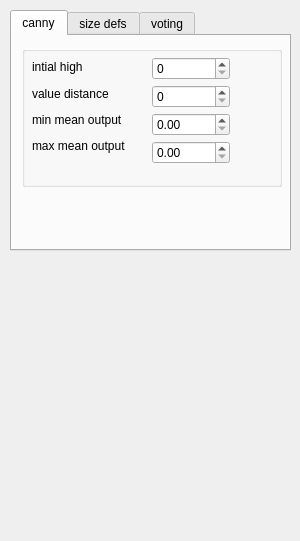
<?xml version="1.0" encoding="UTF-8"?>
<ui version="4.0">
 <class>RecognizerParamsWidget</class>
 <widget class="QWidget" name="RecognizerParamsWidget">
  <property name="geometry">
   <rect>
    <x>0</x>
    <y>0</y>
    <width>300</width>
    <height>541</height>
   </rect>
  </property>
  <property name="windowTitle">
   <string>Form</string>
  </property>
  <widget class="QTabWidget" name="tabWidget">
   <property name="enabled">
    <bool>true</bool>
   </property>
   <property name="geometry">
    <rect>
     <x>10</x>
     <y>10</y>
     <width>281</width>
     <height>241</height>
    </rect>
   </property>
   <property name="currentIndex">
    <number>0</number>
   </property>
   <property name="usesScrollButtons">
    <bool>true</bool>
   </property>
   <widget class="QWidget" name="tab">
    <attribute name="title">
     <string>canny</string>
    </attribute>
    <widget class="QGroupBox" name="groupBox">
     <property name="geometry">
      <rect>
       <x>10</x>
       <y>10</y>
       <width>260</width>
       <height>141</height>
      </rect>
     </property>
     <property name="title">
      <string/>
     </property>
     <widget class="QWidget" name="layoutWidget">
      <property name="geometry">
       <rect>
        <x>10</x>
        <y>10</y>
        <width>111</width>
        <height>101</height>
       </rect>
      </property>
      <layout class="QVBoxLayout" name="l2">
       <property name="spacing">
        <number>4</number>
       </property>
       <item>
        <widget class="QLabel" name="label">
         <property name="text">
          <string>intial high</string>
         </property>
        </widget>
       </item>
       <item>
        <widget class="QLabel" name="label_16">
         <property name="text">
          <string>value distance</string>
         </property>
        </widget>
       </item>
       <item>
        <widget class="QLabel" name="label_17">
         <property name="text">
          <string>min mean output</string>
         </property>
        </widget>
       </item>
       <item>
        <widget class="QLabel" name="label_15">
         <property name="text">
          <string>max mean output</string>
         </property>
        </widget>
       </item>
      </layout>
     </widget>
     <widget class="QWidget" name="layoutWidget">
      <property name="geometry">
       <rect>
        <x>130</x>
        <y>10</y>
        <width>78</width>
        <height>110</height>
       </rect>
      </property>
      <layout class="QVBoxLayout" name="verticalLayout_4">
       <property name="spacing">
        <number>4</number>
       </property>
       <item>
        <widget class="QSpinBox" name="canny_inital_high">
         <property name="maximum">
          <number>3000</number>
         </property>
        </widget>
       </item>
       <item>
        <widget class="QSpinBox" name="canny_value_distance">
         <property name="maximum">
          <number>3000</number>
         </property>
        </widget>
       </item>
       <item>
        <widget class="QDoubleSpinBox" name="canny_min_mean">
         <property name="maximum">
          <double>255.000000000000000</double>
         </property>
        </widget>
       </item>
       <item>
        <widget class="QDoubleSpinBox" name="canny_max_mean">
         <property name="maximum">
          <double>255.000000000000000</double>
         </property>
        </widget>
       </item>
      </layout>
     </widget>
    </widget>
   </widget>
   <widget class="QWidget" name="tab_2">
    <attribute name="title">
     <string>size defs</string>
    </attribute>
    <widget class="QGroupBox" name="groupBox_2">
     <property name="geometry">
      <rect>
       <x>10</x>
       <y>10</y>
       <width>260</width>
       <height>200</height>
      </rect>
     </property>
     <property name="title">
      <string/>
     </property>
     <widget class="QWidget" name="layoutWidget">
      <property name="geometry">
       <rect>
        <x>10</x>
        <y>10</y>
        <width>99</width>
        <height>111</height>
       </rect>
      </property>
      <layout class="QVBoxLayout" name="l1">
       <item>
        <widget class="QLabel" name="label_5">
         <property name="text">
          <string>min major axis</string>
         </property>
        </widget>
       </item>
       <item>
        <widget class="QLabel" name="label_6">
         <property name="text">
          <string>max major axis</string>
         </property>
        </widget>
       </item>
       <item>
        <widget class="QLabel" name="label_8">
         <property name="text">
          <string>min minor axis</string>
         </property>
        </widget>
       </item>
       <item>
        <widget class="QLabel" name="label_9">
         <property name="text">
          <string>max minor axis</string>
         </property>
        </widget>
       </item>
      </layout>
     </widget>
     <widget class="QWidget" name="layoutWidget">
      <property name="geometry">
       <rect>
        <x>120</x>
        <y>10</y>
        <width>85</width>
        <height>111</height>
       </rect>
      </property>
      <layout class="QVBoxLayout" name="verticalLayout_2">
       <property name="spacing">
        <number>0</number>
       </property>
       <item>
        <widget class="QSpinBox" name="min_major_axis">
         <property name="maximum">
          <number>150</number>
         </property>
        </widget>
       </item>
       <item>
        <widget class="QSpinBox" name="max_major_axis">
         <property name="maximum">
          <number>150</number>
         </property>
        </widget>
       </item>
       <item>
        <widget class="QSpinBox" name="min_minor_axis">
         <property name="maximum">
          <number>25</number>
         </property>
        </widget>
       </item>
       <item>
        <widget class="QSpinBox" name="max_minor_axis">
         <property name="maximum">
          <number>255</number>
         </property>
        </widget>
       </item>
      </layout>
     </widget>
    </widget>
   </widget>
   <widget class="QWidget" name="tab_3">
    <attribute name="title">
     <string>voting</string>
    </attribute>
    <widget class="QGroupBox" name="groupBox_3">
     <property name="geometry">
      <rect>
       <x>10</x>
       <y>10</y>
       <width>260</width>
       <height>200</height>
      </rect>
     </property>
     <property name="title">
      <string/>
     </property>
     <widget class="QWidget" name="layoutWidget">
      <property name="geometry">
       <rect>
        <x>10</x>
        <y>10</y>
        <width>100</width>
        <height>111</height>
       </rect>
      </property>
      <layout class="QVBoxLayout" name="verticalLayout_5">
       <property name="spacing">
        <number>0</number>
       </property>
       <item>
        <widget class="QLabel" name="label_11">
         <property name="text">
          <string>use xie (fallback)</string>
         </property>
        </widget>
       </item>
       <item>
        <widget class="QLabel" name="label_12">
         <property name="text">
          <string>edge pixels</string>
         </property>
        </widget>
       </item>
       <item>
        <widget class="QLabel" name="label_10">
         <property name="text">
          <string>min vote</string>
         </property>
        </widget>
       </item>
       <item>
        <widget class="QLabel" name="label_13">
         <property name="text">
          <string>thres vote</string>
         </property>
        </widget>
       </item>
      </layout>
     </widget>
     <widget class="QWidget" name="layoutWidget">
      <property name="geometry">
       <rect>
        <x>110</x>
        <y>10</y>
        <width>85</width>
        <height>111</height>
       </rect>
      </property>
      <layout class="QVBoxLayout" name="verticalLayout_6">
       <property name="spacing">
        <number>0</number>
       </property>
       <item>
        <widget class="QCheckBox" name="honey_enabled">
         <property name="text">
          <string/>
         </property>
        </widget>
       </item>
       <item>
        <widget class="QSpinBox" name="threshold_edge_pixels">
         <property name="maximum">
          <number>3000</number>
         </property>
        </widget>
       </item>
       <item>
        <widget class="QSpinBox" name="threshold_vote">
         <property name="maximum">
          <number>3000</number>
         </property>
        </widget>
       </item>
       <item>
        <widget class="QSpinBox" name="threshold_best_vote">
         <property name="maximum">
          <number>3000</number>
         </property>
        </widget>
       </item>
      </layout>
     </widget>
    </widget>
   </widget>
  </widget>
 </widget>
 <resources/>
 <connections/>
</ui>
